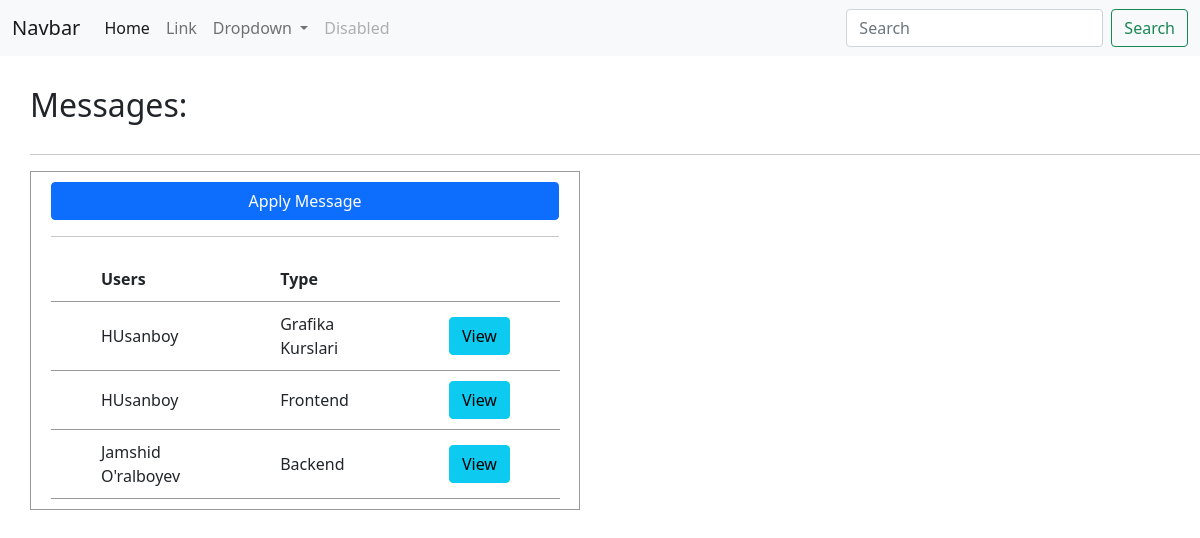
/dashboard/, run on the app's committed database.
### apps/company/models.py (models this page shows, shortened)
class Contact(models.Model):
    class Meta:
        verbose_name = "Contact"
        verbose_name_plural = "Apply"
    full_name = models.CharField(max_length=100)
    own_phone = models.IntegerField(default=998)
    extra_phone = models.IntegerField(default=998)
    message = models.CharField(max_length=120)
    category = models.ForeignKey(Category_courses, null=True, default=None, on_delete=models.CASCADE, related_name="category_contact")

class Category_courses(models.Model):
	name = models.CharField(max_length=100)
	def __str__(self):
		return self.name

### apps/company/views.py (the view)
# urls.py: path("dashboard/", views.dashboard, name='dashboard')
def dashboard(request):
    contact = models.Contact.objects.all()
    context = {
        "contact": contact
    }
    return render(request, 'pages/dashboard.html', context)

### templates/pages/dashboard.html (shortened to what this page needs)
<!DOCTYPE html>
<html lang="en">
<head>
    <link href="https://cdn.jsdelivr.net/npm/bootstrap@5.0.2/dist/css/bootstrap.min.css" rel="stylesheet">
</head>
<body>
    <nav class="navbar navbar-expand-lg navbar-light bg-light">
        <div class="container-fluid">
            <a class="navbar-brand" href="#">Navbar</a>
            <div class="collapse navbar-collapse" id="navbarSupportedContent">
                <ul class="navbar-nav me-auto mb-2 mb-lg-0">
                    <li class="nav-item">
                        <a class="nav-link active" aria-current="page" href="{% url 'company:home' %}">Home</a>
                    </li>
                    <li class="nav-item">
                        <a class="nav-link" href="#">Link</a>
                    </li>
                    <li class="nav-item dropdown">
                        <a class="nav-link dropdown-toggle" href="#" id="navbarDropdown" role="button" data-bs-toggle="dropdown" aria-expanded="false">
                            Dropdown
                        </a>
                    </li>
                    <li class="nav-item">
                        <a class="nav-link disabled" href="#" tabindex="-1" aria-disabled="true">Disabled</a>
                    </li>
                </ul>
                <form class="d-flex">
                    <input class="form-control me-2" type="search" placeholder="Search" aria-label="Search">
                    <button class="btn btn-outline-success" type="submit">Search</button>
                </form>
            </div>
        </div>
    </nav>
    <section class="messages">
        <h2>Messages:</h2>
        <hr>
        <div class="messages_section">
            <a class="btn btn-primary" href="#">Apply Message</a>
            <table>
                <tr class="bordered">
                    <th>Users</th>
                    <th>Type</th>
                    <th></th>
                    <hr>
                </tr>
                {% for y in contact %}
                <tr class="contact_objects">
                    <td>{{ y.full_name }}</td>
                    <td class="category_contact">{{ y.category }}</td>
                    <td><a class="btn btn-info" href="#">View</a></td>
                </tr>
                {% endfor %}
            </table>
        </div>
    </section>
</body>
</html>

### templates/pages/dashboard.html (style rules this page uses)
.messages { margin-top: 30px; margin-left: 30px; }
.messages_section { width: 550px; border: 1px solid #999; padding: 10px 20px; }
.messages h2 { margin-bottom: 30px !important; }
.messages_section a { display: inline-block; text-align: center; width: 100%; }
.messages_section table { margin-top: 20px; }
.messages_section table th, td { border-bottom: 1px solid rgba(1, 1, 1, 0.4); padding: 10px 50px; }

### data on the page
Contact: full_name "HUsanboy", category "Grafika Kurslari"
Contact: full_name "HUsanboy", category "Frontend"
Contact: full_name "Jamshid O'ralboyev", category "Backend"
